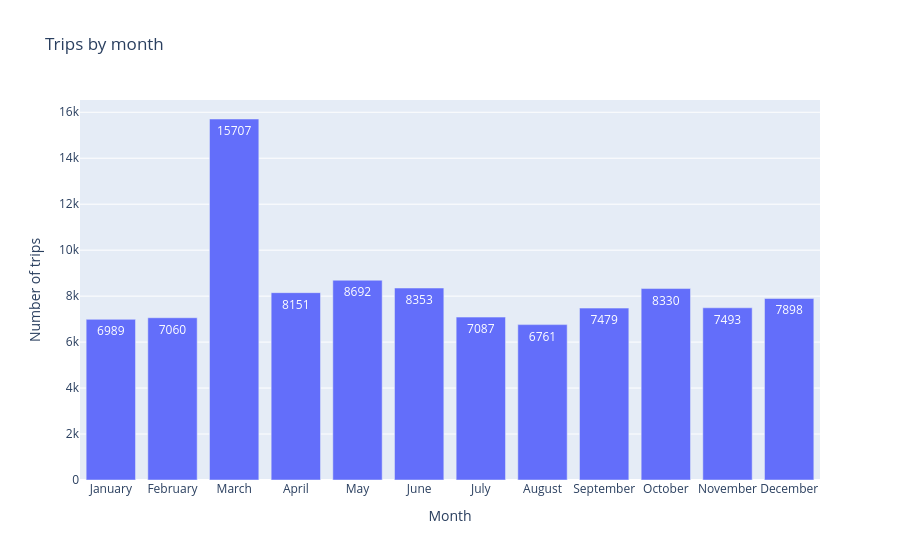

Source (notebook cell):
### Code cell
fig2 = px.bar(
    x=trips_by_month["pickup_month_name"],
    y=trips_by_month["count"],
    labels={"x": "Month", "y": "Number of trips"},
    title="Trips by month",
    text=trips_by_month["count"]
)

fig2.show()

### Figure 1 — Plotly figure (JSON) as saved in the notebook; plotly's stock layout.template omitted (floating-point values rounded to 4 significant figures)
{"data": [{"hovertemplate": "Month=%{x}<br>Number of trips=%{y}<br>text=%{text}<extra></extra>", "legendgroup": "", "marker": {"color": "#636efa", "pattern": {"shape": ""}}, "name": "", "orientation": "v", "showlegend": false, "text": [6989.0, 7060.0, 15710.0, 8151.0, 8692.0, 8353.0, 7087.0, 6761.0, 7479.0, 8330.0, 7493.0, 7898.0], "textposition": "auto", "type": "bar", "x": ["January", "February", "March", "April", "May", "June", "July", "August", "September", "October", "November", "December"], "xaxis": "x", "y": [6989, 7060, 15707, 8151, 8692, 8353, 7087, 6761, 7479, 8330, 7493, 7898], "yaxis": "y"}], "layout": {"barmode": "relative", "legend": {"tracegroupgap": 0}, "title": {"text": "Trips by month"}, "xaxis": {"anchor": "y", "domain": [0, 1], "title": {"text": "Month"}}, "yaxis": {"anchor": "x", "domain": [0, 1], "title": {"text": "Number of trips"}}}}
